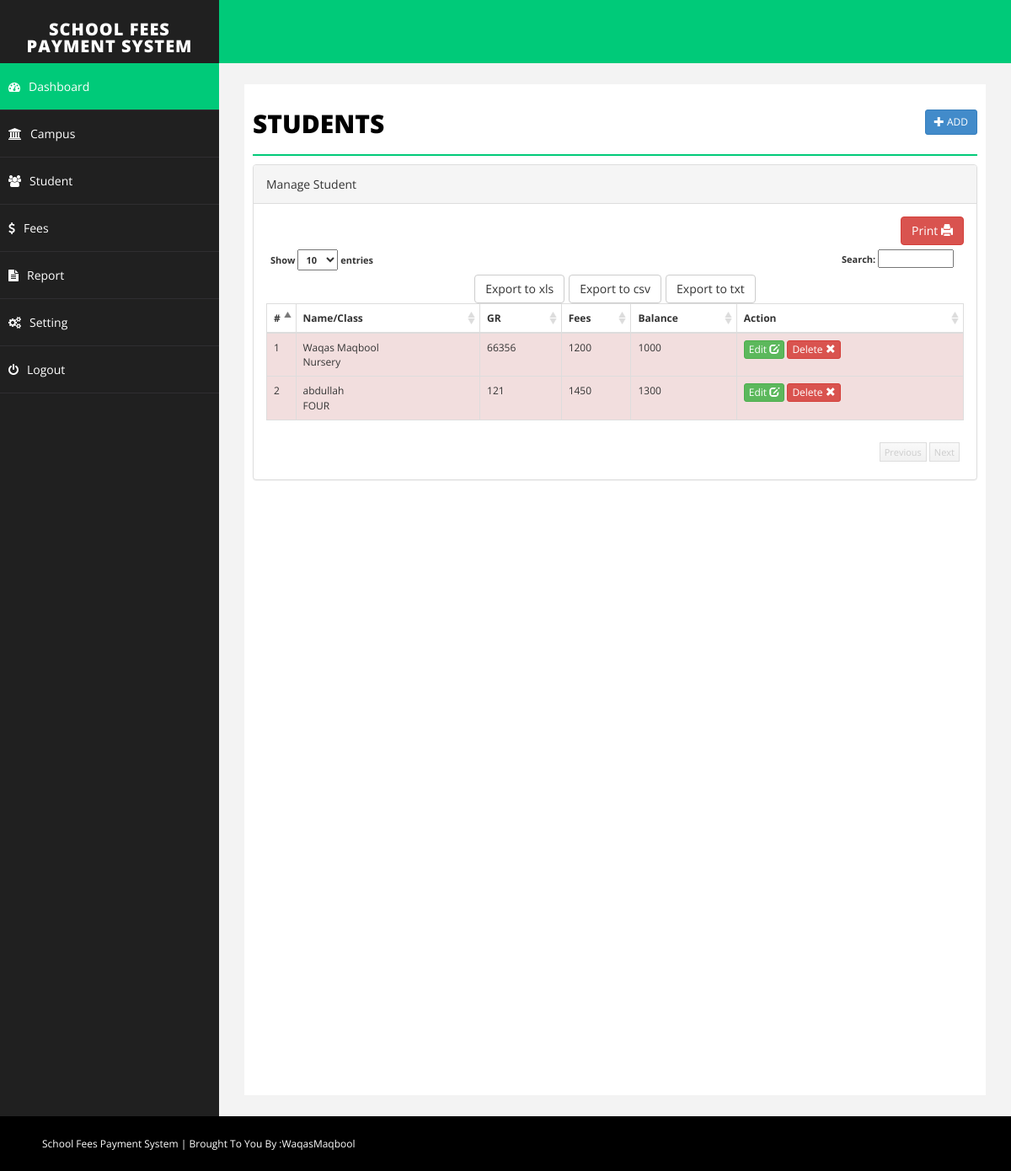
/student.php (signed in), run on the app's committed database.
### tables this page shows
CREATE TABLE `student` (
  `id` int(255) NOT NULL AUTO_INCREMENT,
  `emailid` varchar(255) NOT NULL,
  `sname` varchar(255) NOT NULL,
  `joindate` int(11) NOT NULL,
  `about` text NOT NULL,
  `contact` varchar(255) NOT NULL,
  `fees` int(255) NOT NULL,
  `branch` varchar(255) NOT NULL,
  `balance` int(255) NOT NULL,
  `delete_status` enum('0','1') NOT NULL DEFAULT '0',
  PRIMARY KEY (`id`)
);

### student.php (the view, shortened to what this page needs)
<?php
include("php/dbconnect.php");
$id="";
$emailid='';
$sname='';
$joindate = '';
$remark='';
$balance = 0;
$fees='';
$about = '';
$branch='';
$action = "add";
?>
<!DOCTYPE html>
<html xmlns="http://www.w3.org/1999/xhtml">
<head>
    <link href="css/bootstrap.css" rel="stylesheet" />
    <link href="css/font-awesome.css" rel="stylesheet" />
    <link href="css/basic.css" rel="stylesheet" />
    <link href="css/custom.css" rel="stylesheet" />
	<link href="css/ui.css" rel="stylesheet" />
	<link href="css/datepicker.css" rel="stylesheet" />
</head>
<?php
include("php/header.php");
?>
        <div id="page-wrapper">
            <div id="page-inner">
                <div class="row">
                    <div class="col-md-12">
                        <h1 class="page-head-line">Students
						<?php
						echo (isset($_GET['action']) && @$_GET['action']=="add" || @$_GET['action']=="edit")?
						' <a href="student.php" class="btn btn-primary btn-sm pull-right">Back <i class="glyphicon glyphicon-arrow-right"></i></a>':'<a href="student.php?action=add" class="btn btn-primary btn-sm pull-right"><i class="glyphicon glyphicon-plus"></i> Add </a>';
						?>
						</h1>
                    </div>
                </div>
        <?php
		 if(isset($_GET['action']) && @$_GET['action']=="add" || @$_GET['action']=="edit")
		 {
		?>
			<script type="text/javascript" src="js/validation/jquery.validate.min.js"></script>
                <div class="row">
                    <div class="col-sm-10 col-sm-offset-1">
               <div class="panel panel-primary">
                        <div class="panel-heading">
                           <?php echo ($action=="add")? "Add Student": "Edit Student"; ?>
                        </div>
						<form action="student.php" method="post" id="signupForm1" class="form-horizontal">
                        <div class="panel-body">
						<fieldset class="scheduler-border" >
						 <legend  class="scheduler-border">Personal Information:</legend>
						<div class="form-group">
								<label class="col-sm-2 control-label" for="Old">Name* </label>
								<div class="col-sm-10">
									<input type="text" class="form-control" id="sname" name="sname" value="<?php echo $sname;?>"  />
								</div>
							</div>
						<div class="form-group">
								<label class="col-sm-2 control-label" for="Old">Class* </label>
								<div class="col-sm-10">
								<select  class="form-control" id="contact" name="contact" >
									<option value="Nursery" >Nursery</option>
									<option value="KG" >KG</option>
									<option value="ONE" >ONE</option>
									<option value="TWO" >TWO</option>
									<option value="THREE" >THREE</option>
									<option value="FOUR" >FOUR</option>
									<option value="FIVE" >FIVE</option>
									<option value="SIX" >SIX</option>
									<option value="SEVEN" >SEVEN</option>
									<option value="EIGHT" >EIGHT</option>
									<option value="NINTH" >NINTH</option>
									<option value="TENTH" >TENTH</option>
								</select>
								</div>
							</div>
						<div class="form-group">
								<label class="col-sm-2 control-label" for="Old">Campus* </label>
								<div class="col-sm-10">
									<select  class="form-control" id="branch" name="branch" >
                                    <?php
									$sql = "select * from branch where delete_status='0' order by branch.branch asc";
									$q = $conn->query($sql);
									while($r = $q->fetch_assoc())
									{
									echo '<option value="'.$r['id'].'"  '.(($branch==$r['id'])?'selected="selected"':'').'>'.$r['branch'].'</option>';
									}
									?>
									</select>
								</div>
						</div>
						<div class="form-group">
								<label class="col-sm-2 control-label" for="Old">GR* </label>
								<div class="col-sm-10">
									<input type="number" class="form-control"  name="joindate" value="<?php echo $joindate;?>"/>
								</div>
							</div>
						 </fieldset>
							<fieldset class="scheduler-border" >
						 <legend  class="scheduler-border">Fee Information:</legend>
						<div class="form-group">
								<label class="col-sm-2 control-label" for="Old">Total Fees* </label>
								<div class="col-sm-10">
									<input type="text" class="form-control" id="fees" name="fees" value="<?php echo $fees;?>" <?php echo ($action=="update")?"disabled":""; ?>  />
								</div>
						</div>
						<?php
						if($action=="add")
						{
						?>
						<div class="form-group">
								<label class="col-sm-2 control-label" for="Old">Advance Fee* </label>
								<div class="col-sm-10">
									<input type="text" class="form-control" id="advancefees" name="advancefees" readonly   />
								</div>
						</div>
						<?php
						}
						?>
						<div class="form-group">
								<label class="col-sm-2 control-label" for="Old">Balance </label>
								<div class="col-sm-10">
									<input type="text" class="form-control"  id="balance" name="balance" value="<?php echo $balance;?>" disabled />
								</div>
						</div>
							<?php
						if($action=="add")
						{
						?>
							<div class="form-group">
								<label class="col-sm-2 control-label" for="Password">Fee Remark </label>
								<div class="col-sm-10">
	                        <textarea class="form-control" id="remark" name="remark"><?php echo $remark;?></textarea >
								</div>
							</div>
						<?php
						}
						?>
							</fieldset>
							 <fieldset class="scheduler-border" >
						 <legend  class="scheduler-border">Optional Information:</legend>
							<div class="form-group">
								<label class="col-sm-2 control-label" for="Password">About Student </label>
								<div class="col-sm-10">
	                        <textarea class="form-control" id="about" name="about"><?php echo $about;?></textarea >
								</div>
							</div>
							<div class="form-group">
								<label class="col-sm-2 control-label" for="Old">Email Id </label>
								<div class="col-sm-10">
									<input type="text" class="form-control" id="emailid" name="emailid" value="<?php echo $emailid;?>"  />
								</div>
						    </div>
							</fieldset>
						<div class="form-group">
								<div class="col-sm-8 col-sm-offset-2">
								<input type="hidden" name="id" value="<?php echo $id;?>">
								<input type="hidden" name="action" value="<?php echo $action;?>">
									<button type="submit" name="save" class="btn btn-primary">Save </button>
								</div>
							</div>
                         </div>
							</form>
                        </div>
                            </div>
                </div>
		<script type="text/javascript">
		$( document ).ready( function () {
		if($("#signupForm1").length > 0)
         {
		 <?php if($action=='add')
		 {
		 ?>
			$( "#signupForm1" ).validate( {
				rules: {
					sname: "required",
					joindate: "required",
					emailid: "email",
					branch: "required",
					contact: {
						required: true,
					},
					fees: {
						required: true,
						digits: true
					},
					advancefees: {
						required: true,
						digits: true
					},
				},
			<?php
			}else
			{
			?>
			$( "#signupForm1" ).validate( {
				rules: {
					sname: "required",
					joindate: "required",
					emailid: "email",
					branch: "required",
					contact: {
						required: true,
					}
				},
			<?php
			}
			?>
				errorElement: "em",
				errorPlacement: function ( error, element ) {
					// Add the `help-block` class to the error element
					error.addClass( "help-block" );
					// Add `has-feedback` class to the parent div.form-group
					// in order to add icons to inputs
					element.parents( ".col-sm-10" ).addClass( "has-feedback" );
					if ( element.prop( "type" ) === "checkbox" ) {
						error.insertAfter( element.parent( "label" ) );
					} else {
						error.insertAfter( element );
					}
					// Add the span element, if doesn't exists, and apply the icon classes to it.
					if ( !element.next( "span" )[ 0 ] ) {
						$( "<span class='glyphicon glyphicon-remove form-control-feedback'></span>" ).insertAfter( element );
					}
				},
				success: function ( label, element ) {
					// Add the span element, if doesn't exists, and apply the icon classes to it.
					if ( !$( element ).next( "span" )[ 0 ] ) {
						$( "<span class='glyphicon glyphicon-ok form-control-feedback'></span>" ).insertAfter( $( element ) );
					}
				},
				highlight: function ( element, errorClass, validClass ) {
					$( element ).parents( ".col-sm-10" ).addClass( "has-error" ).removeClass( "has-success" );
					$( element ).next( "span" ).addClass( "glyphicon-remove" ).removeClass( "glyphicon-ok" );
				},
				unhighlight: function ( element, errorClass, validClass ) {
					$( element ).parents( ".col-sm-10" ).addClass( "has-success" ).removeClass( "has-error" );
					$( element ).next( "span" ).addClass( "glyphicon-ok" ).removeClass( "glyphicon-remove" );
				}
			} );
			}
		} );
		$("#fees").keyup( function(){
		$("#advancefees").val("");
		$("#balance").val(0);
		var fee = $.trim($(this).val());
		if( fee!='' && !isNaN(fee))
		{
		$("#advancefees").removeAttr("readonly");
		$("#balance").val(fee);
		$('#advancefees').rules("add", {
            max: parseInt(fee)
        });
		}
		else{
		$("#advancefees").attr("readonly","readonly");
		}
		});
		$("#advancefees").keyup( function(){
		var advancefees = parseInt($.trim($(this).val()));
		var totalfee = parseInt($("#fees").val());
		if( advancefees!='' && !isNaN(advancefees) && advancefees<=totalfee)
		{
		var balance = totalfee-advancefees;
		$("#balance").val(balance);
		}
		else{
		$("#balance").val(totalfee);
		}
		});
	</script>
		<?php
		}else{
		?>
		 <link href="css/datatable/datatable.css" rel="stylesheet" />
		<div class="panel panel-default">
                        <div class="panel-heading">
                            Manage Student
                        </div>
                        <div class="panel-body">
                            <div class="table-sorting table-responsive">
                                <table class="table table-striped table-bordered table-hover" id="tSortable22">
                                    <thead>
                                        <tr>
                                            <th>#</th>
                                            <th>Name/Class</th>
                                            <th>GR</th>
                                            <th>
                                             Fees</th>
											<th>Balance</th>
											<th>Action</th>
                                        </tr>
                                    </thead>
                                    <tbody>
									<?php
									$sql = "select * from student where delete_status='0'";
									$q = $conn->query($sql);
									$i=1;
									while($r = $q->fetch_assoc())
									{
									echo '<tr '.(($r['balance']>0)?'class="danger"':'').'>
                                            <td>'.$i.'</td>
                                            <td>'.$r['sname'].'<br/>'.$r['contact'].'</td>
                                            <td>'.$r['joindate'].'</td>
                                            <td>'.$r['fees'].'</td>
											<td>'.$r['balance'].'</td>
											<td>
											<a href="student.php?action=edit&id='.$r['id'].'" class="btn btn-success  btn-xs">Edit <span class="glyphicon glyphicon-edit"></span></a>
											<a onclick="return confirm(\'Are you sure you want to delete this record\');" href="student.php?action=delete&id='.$r['id'].'" class="btn btn-danger btn-xs">Delete <span class="glyphicon glyphicon-remove"></span></a> </td>
                                        </tr>';
										$i++;
									}
									?>
                                    </tbody>
                                    <button class="btn btn-danger  pull-right" onclick="window.print()">Print  <span class="glyphicon glyphicon-print"></span></button>
                                </table>
                            </div>
                        </div>
                    </div>
		<?php
		}
		?>
            </div>
        </div>
    </div>
    <div id="footer-sec">
	School Fees Payment System | Brought To You By :WaqasMaqbool
    </div>
</body>
</html>

### css/basic.css (style rules this page uses)
body { font-family: 'Open Sans', sans-serif; line-height:25px; }
#page-wrapper { padding: 15px 15px; min-height: 600px; background: #F3F3F3; }
#page-inner { width: 100%; margin: 10px 20px 10px 0px; background-color: #fff!important; padding: 10px; min-height: 1200px; }
.page-head-line { font-size: 30px; text-transform: uppercase; color: #000; font-weight: 800; padding-bottom: 20px; border-bottom: 2px solid #00CA79; margin-bottom: 10px; }
#footer-sec { background-color:#000; padding:20px 50px; color:#fff; font-size:12px; }
@media (min-width:768px) { #page-wrapper { margin: 0 0 0 260px; padding: 15px 30px; min-height: 1200px; } }

### css/datatable/datatable.css (style rules this page uses)
.dataTable { float: left; }
.table-sorting { padding: 0px; position: relative; font-size: 12px; background-color: #FFF; }
.table-sorting .table { border-top: 1px solid #DDD; border-bottom: 1px solid #DDD; }
.table-sorting .sorting_asc { background: url('../../img/datatable/sort_asc.png') no-repeat center right; cursor: pointer; }
.table-sorting .sorting { background: url('../../img/datatable/sort_both.png') no-repeat center right; cursor: pointer; }

### data on the page
student: sname "Waqas Maqbool", contact "Nursery", joindate "66356", fees "1200", balance "1000"
student: sname "abdullah", contact "FOUR", joindate "121", fees "1450", balance "1300"
